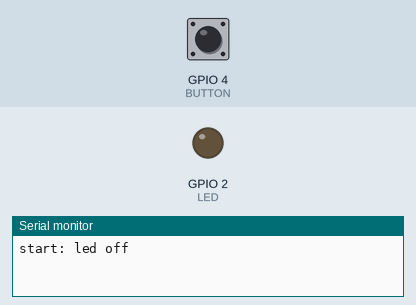
This sketch was run on a simulated ESP32. Parts: output pins drawn as LEDs (lit = HIGH), the last lines printed to the serial monitor. The test bench sets the inputs (shaded band); at power-on: GPIO 4 (BUTTON) HIGH. EEPROM starts erased.

Above: at 1.2 s.
1.3 s: GPIO 4 (BUTTON) pulled LOW for 0.15 s
At 1.6 s:
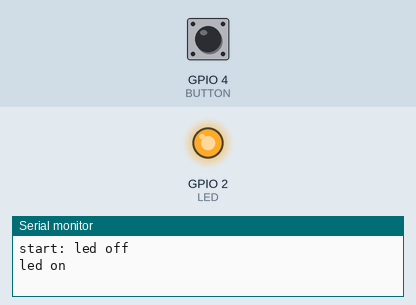
2.9 s: GPIO 4 (BUTTON) pulled LOW for 1 s
At 4.1 s:
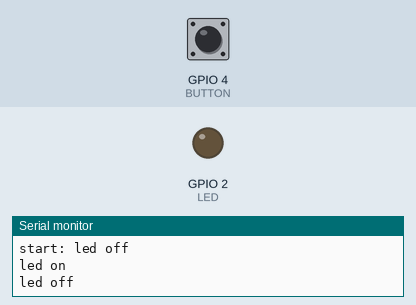
5.4 s: GPIO 4 (BUTTON) pulled LOW for 3.2 s
At 6.2 s:
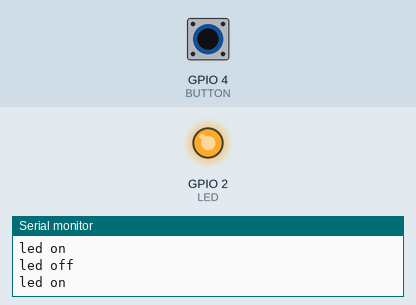
Timing chart, 0 to 8.4 s (numbered marks = the images above; inputs shaded):
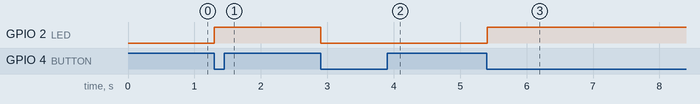

Measured:
- after the input at 1.3 s, GPIO 2 (LED): LOW → HIGH at once
- after the input at 2.9 s, GPIO 2 (LED): HIGH → LOW at once
- after the input at 5.4 s, GPIO 2 (LED): LOW → HIGH at once

The sketch:

prefs-led.ino
```cpp
// prefs-led — tests assert (BT120): the gallery's Preferences example. The LED on D2 (GPIO2)
// remembers its state across resets: a press of the button on D4 (GPIO4, to GND, INPUT_PULLUP)
// toggles it and stores the state with Preferences (namespace "led", key "on"); at start the LED
// shows the stored state. Prints "start: led on|off" at start and "led on|off" at each toggle,
// at 115200 baud.
#include <Preferences.h>

const int LED = 2;
const int BUTTON = 4;
Preferences prefs;
bool on = false;
bool wasPressed = false;

void setup() {
  Serial.begin(115200);
  pinMode(LED, OUTPUT);
  pinMode(BUTTON, INPUT_PULLUP);
  prefs.begin("led", false);
  on = prefs.getBool("on", false);
  digitalWrite(LED, on ? HIGH : LOW);
  Serial.printf("start: led %s\n", on ? "on" : "off");
}

void loop() {
  bool pressed = digitalRead(BUTTON) == LOW;
  if (pressed && !wasPressed) {
    on = !on;
    digitalWrite(LED, on ? HIGH : LOW);
    prefs.putBool("on", on);
    Serial.printf("led %s\n", on ? "on" : "off");
  }
  wasPressed = pressed;
  delay(20);
}
```
